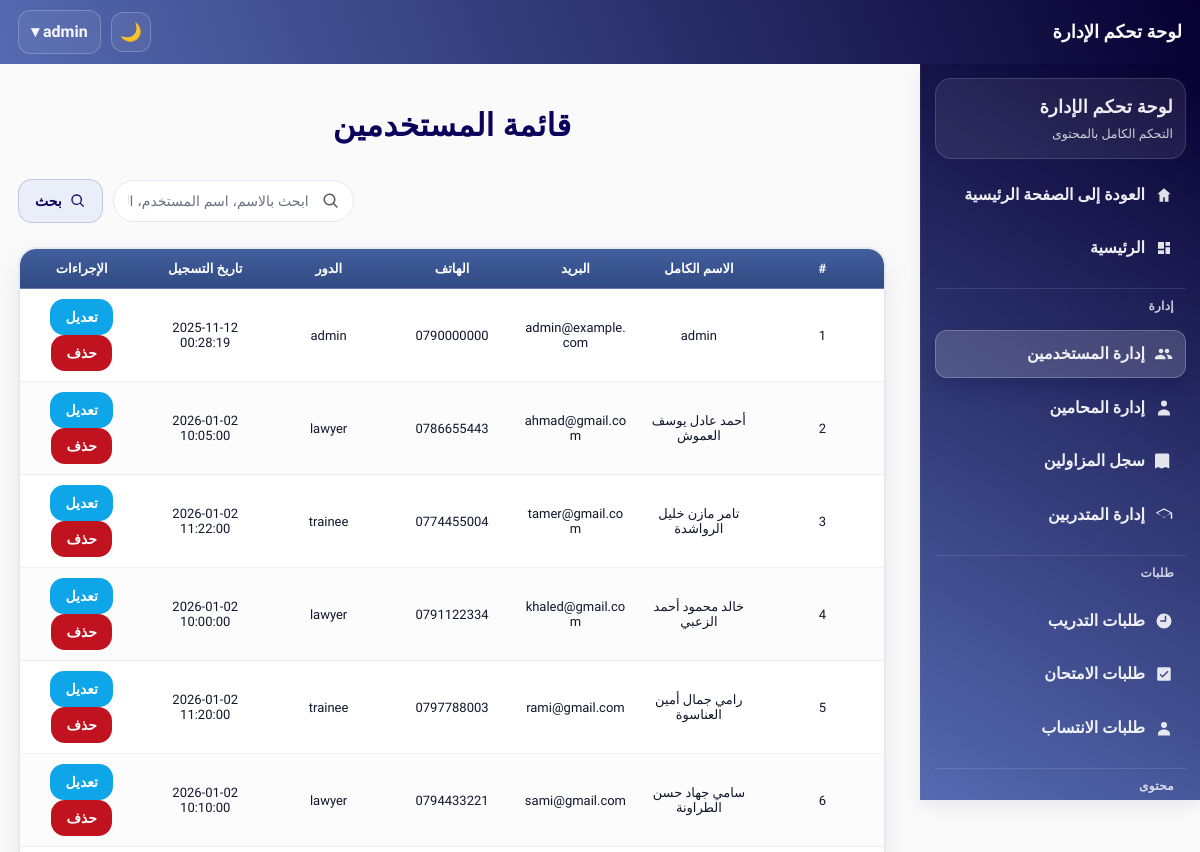
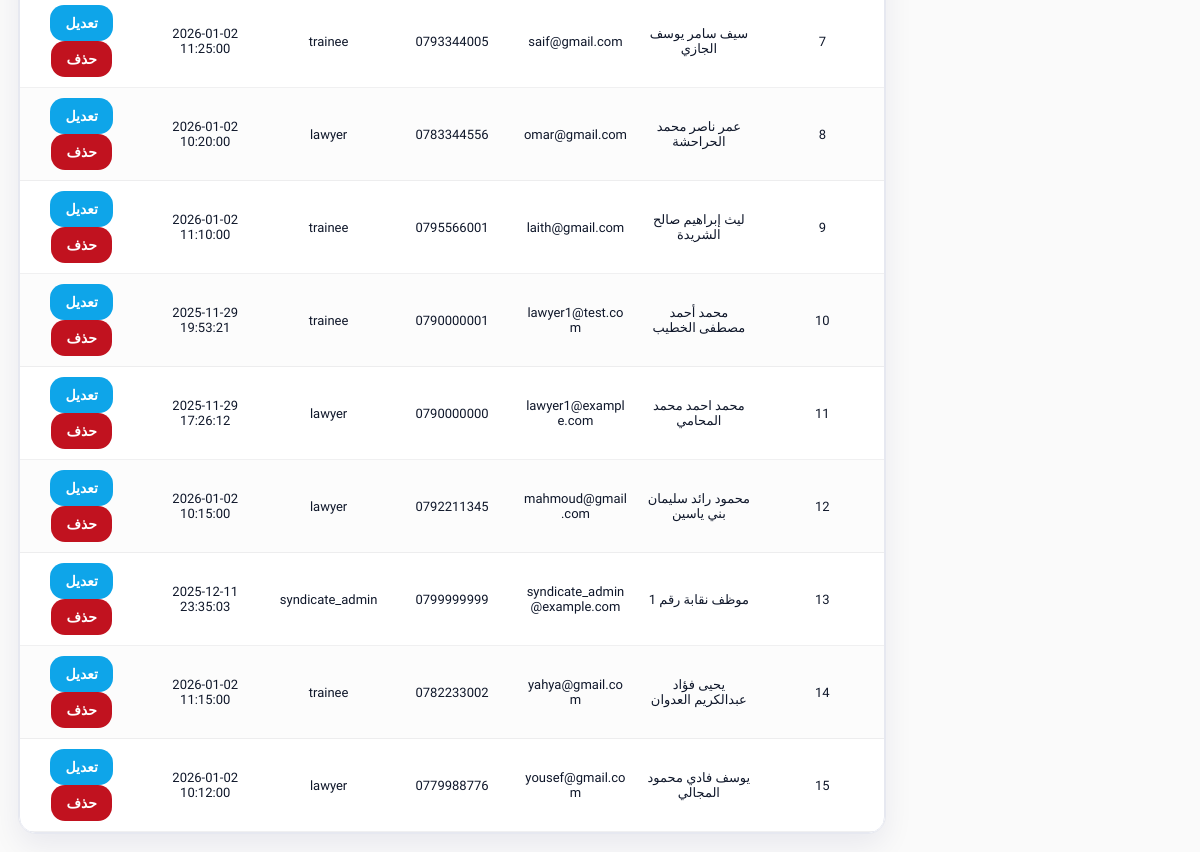
/admin/users/users.php (signed in), run on an earlier commit of the app's database (2 pictures, top to bottom).
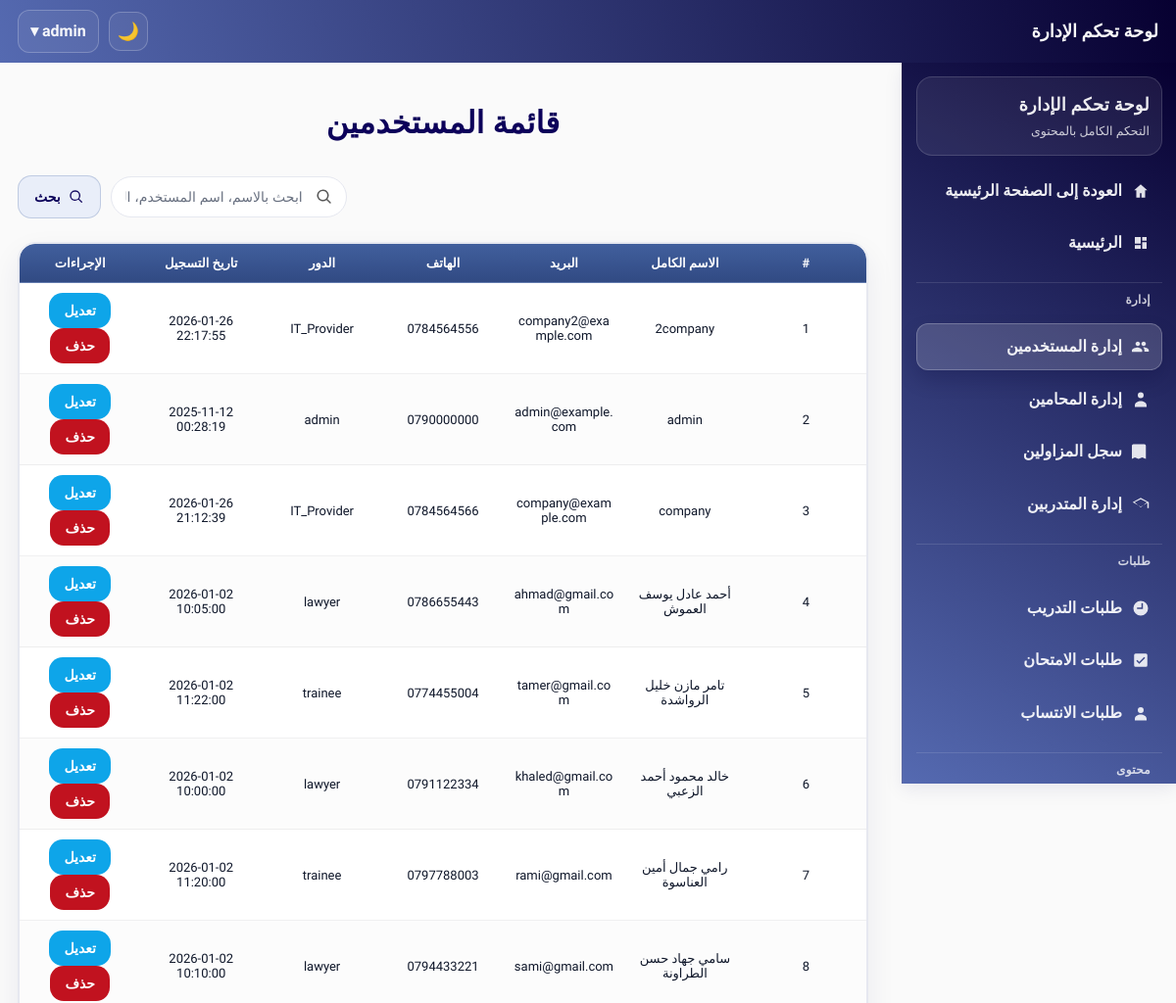
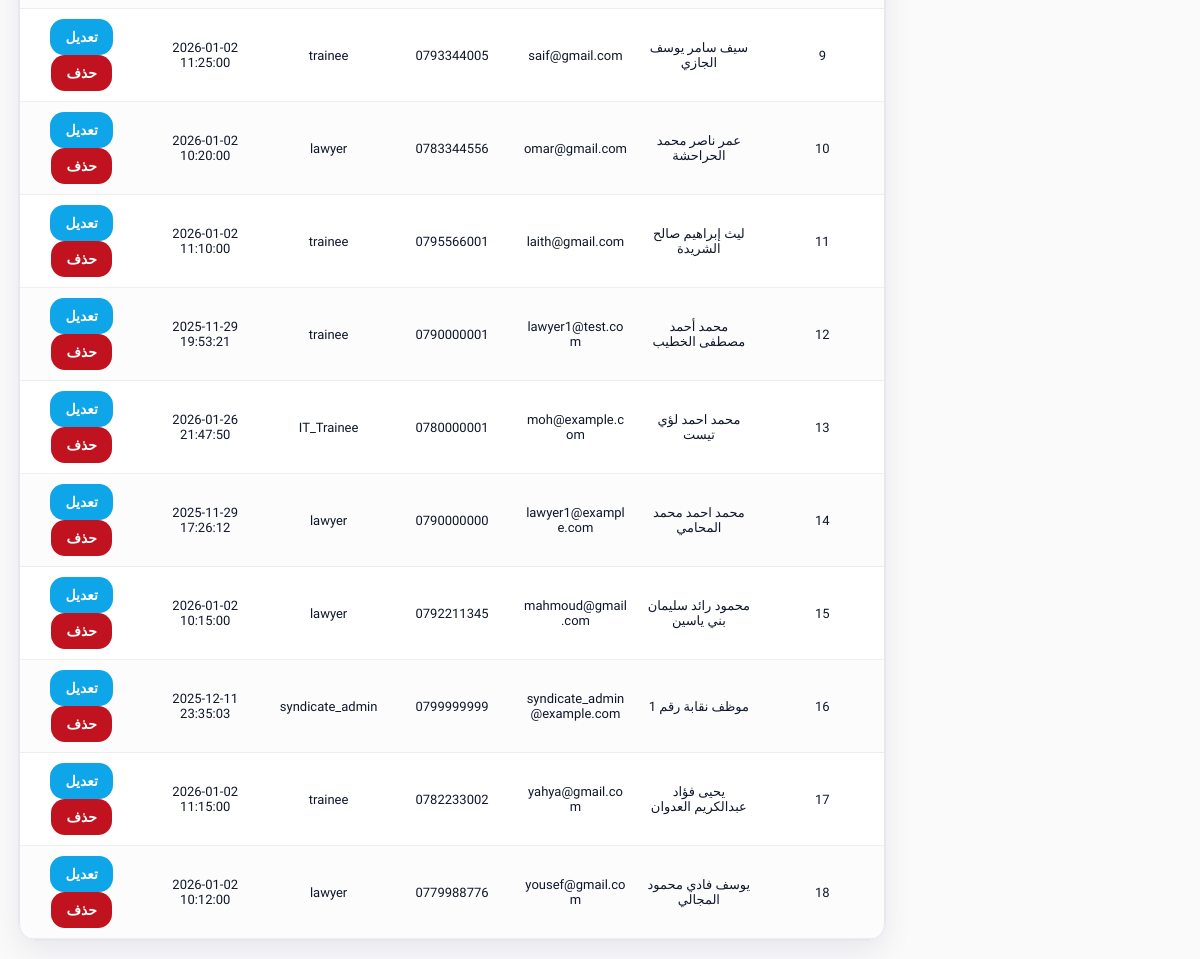
And on a later commit of the database (2 pictures, top to bottom).
### tables this page shows
CREATE TABLE `users` (
  `user_id` int(11) NOT NULL,
  `full_name` varchar(200) NOT NULL,
  `national_id` varchar(10) DEFAULT NULL,
  `phone` varchar(30) DEFAULT NULL,
  `email` varchar(150) DEFAULT NULL,
  `address` varchar(255) DEFAULT NULL,
  `password` varchar(255) NOT NULL,
  `role` enum('trainee','lawyer','admin','syndicate_admin','IT_Provider','IT_Trainee') NOT NULL DEFAULT 'trainee',
  `created_at` datetime NOT NULL DEFAULT current_timestamp(),
  `updated_at` datetime NOT NULL DEFAULT current_timestamp() ON UPDATE current_timestamp(),
  `profile_completed` tinyint(1) NOT NULL DEFAULT 0,
  `profile_completed_at` datetime DEFAULT NULL
);

### includes/theme_init.php (called while the page is built, shortened)
<?php
$theme = $_SESSION['site_theme'] ?? ($_COOKIE['site_theme'] ?? 'light');
$theme = ($theme === 'dark') ? 'dark' : 'light';
?>

### admin/users/users.php (the view, shortened to what this page needs)
<?php
require_once __DIR__ . '/../../includes/theme_init.php';
include("../includes/header.php");
$search = isset($_GET['search']) ? trim($_GET['search']) : '';
$query = "SELECT * FROM users";
$params = [];
$query .= " ORDER BY full_name ASC";
$stmt = $pdo->prepare($query);
$stmt->execute($params);
$users = $stmt->fetchAll(PDO::FETCH_ASSOC);
?>
<!DOCTYPE html>
<html lang="ar" dir="rtl">
<head>
<link rel="stylesheet" href="../../assets/css/admin.css">
</head>
<body data-theme="<?= htmlspecialchars($theme) ?>">
<div class="admin-container">
<?php include("../includes/sidebar.php"); ?>
<div class="container">
<h2>قائمة المستخدمين</h2>
<div class="admin-page-head">
  <form class="search-form" method="GET">
  <div class="search-input">
    <input type="text" name="search" placeholder="ابحث بالاسم، اسم المستخدم، البريد أو الهاتف..." value="<?= htmlspecialchars($search) ?>" class="search-field">
    <button type="submit" class="btn btn-soft"><svg class="btn-icon" viewBox="0 0 24 24" aria-hidden="true"><path d="M10 4a6 6 0 1 1 0 12A6 6 0 0 1 10 4m0-2a8 8 0 1 0 4.9 14.3l4.4 4.4a1 1 0 0 0 1.4-1.4l-4.4-4.4A8 8 0 0 0 10 2Z"/></svg><span>بحث</span></button>
</div>
</form>
</div>
<?php if ($users): ?>
<div class="table-card"><div class="table-wrap">
<table class="table">
<thead>
<tr>
    <th>#</th>
    <th>الاسم الكامل</th>
    <th>البريد</th>
    <th>الهاتف</th>
    <th>الدور</th>
    <th>تاريخ التسجيل</th>
    <th>الإجراءات</th>
</tr>
</thead>
<tbody>
<?php foreach ($users as $i => $u): ?>
<tr>
    <td><?= $i+1 ?></td>
    <td><?= htmlspecialchars($u['full_name']) ?></td>
    <td><?= htmlspecialchars($u['email'] ?? '-') ?></td>
    <td><?= htmlspecialchars($u['phone'] ?? '-') ?></td>
    <td><?= htmlspecialchars($u['role']) ?></td>
    <td><?= htmlspecialchars($u['created_at'] ?? '-') ?></td>
    <td>
        <a href="edit_user.php?id=<?= $u['user_id'] ?>" class="btn edit-btn">تعديل</a>
        <a href="delete_user.php?id=<?= $u['user_id'] ?>" class="btn delete-btn" onclick="return confirm('هل أنت متأكد من حذف هذا المستخدم؟')">حذف</a>
    </td>
</tr>
<?php endforeach; ?>
</tbody>
</table>
</div></div>
<?php else: ?>
<p class="no-data">لا توجد نتائج مطابقة.</p>
<?php endif; ?>
</div>
</div>
</body>
</html>

### admin/includes/header.php (shortened to what this page needs)
<header class="admin-header">
  <h2>لوحة تحكم الإدارة</h2>
  <div class="user-info">
    <a class="dash-theme-toggle" href="/mutadarrib/toggle_theme.php?redirect=<?= urlencode($_SERVER['REQUEST_URI'] ?? '../index.php') ?>" aria-label="تبديل الوضع" title="تبديل الوضع"><?= ($theme === 'dark') ? '☀️' : '🌙' ?></a>
    <details class="dash-user-dropdown">
      <summary class="dash-user-toggle">
        <?= htmlspecialchars($_SESSION['full_name'] ?? '') ?> ▾
      </summary>
    </details>
  </div>
</header>

### admin/includes/sidebar.php (shortened to what this page needs)
<?php
$currentPath = $_SERVER['PHP_SELF'] ?? '';
function is_active($needle, $currentPath)
{
  return (strpos($currentPath, $needle) !== false) ? 'active' : '';
}
?>
<aside class="admin-sidebar" aria-label="القائمة الجانبية">
  <div class="sidebar-brand">
    <div class="sidebar-title">لوحة تحكم الإدارة</div>
    <div class="sidebar-subtitle">التحكم الكامل بالمحتوى</div>
  </div>
  <ul class="sidebar-nav">
    <li><a class="<?= is_active('/index.php', $currentPath) ?>" href="/mutadarrib/index.php" data-icon="home">العودة إلى الصفحة الرئيسية</a></li>
    <li><a class="<?= is_active('/admin/dashboard.php', $currentPath) ?>" href="/mutadarrib/admin/dashboard.php" data-icon="dashboard">الرئيسية</a></li>
    <li class="sidebar-section">إدارة</li>
    <li><a class="<?= is_active('/admin/users/', $currentPath) ?>" href="/mutadarrib/admin/users/users.php" data-icon="users">إدارة المستخدمين</a></li>
    <li><a class="<?= is_active('/admin/lawyers/lawyers.php', $currentPath) ?>" href="/mutadarrib/admin/lawyers/lawyers.php" data-icon="lawyer">إدارة المحامين</a></li>
    <li><a class="<?= is_active('/admin/lawyers/syndicate_lawyers.php', $currentPath) ?>" href="/mutadarrib/admin/lawyers/syndicate_lawyers.php" data-icon="registry">سجل المزاولين</a></li>
    <li><a class="<?= is_active('/admin/trainees/', $currentPath) ?>" href="/mutadarrib/admin/trainees/trainees.php" data-icon="trainee">إدارة المتدربين</a></li>
    <li class="sidebar-section">طلبات</li>
    <li><a class="<?= is_active('/admin/training_applications.php', $currentPath) ?>" href="/mutadarrib/admin/training_applications.php" data-icon="training">طلبات التدريب</a></li>
    <li><a class="<?= is_active('/admin/exams.php', $currentPath) ?>" href="/mutadarrib/admin/exams.php" data-icon="exam">طلبات الامتحان</a></li>
    <li><a class="<?= is_active('/admin/membership/', $currentPath) ?>" href="/mutadarrib/admin/membership/requests.php" data-icon="membership">طلبات الانتساب</a></li>
    <li class="sidebar-section">محتوى</li>
  </ul>
</aside>

### assets/css/theme.css (style rules this page uses)
:root { --bg: #fafafa; --surface: #ffffff; --primary: #415f9d; --primary-700: #314a83; --primary-800: #283f74; --ink: #0c005a; --text: #141827; --muted: #5b6475; --border: #e6e8f0; --border-strong: #d5d8e2; --shadow: 0 10px 30px rgba(12, 0, 90, 0.10); --shadow-sm: 0 6px 18px rgba(12, 0, 90, 0.08); --success: #2d6a4f; --danger: #c1121f; --warning: #f59f00; --info: #0ea5e9; --radius: 16px; --radius-sm: 12px; --radius-xs: 10px; --header-h: 64px; --sidebar-w: 280px; --container: 1200px; --footer-h: 42px; }
* { box-sizing: border-box; }
html, body { height: 100%; }
body { margin: 0; font-family: 'Cairo', system-ui, -apple-system, 'Segoe UI', Arial, sans-serif; background: var(--bg); color: var(--text); direction: rtl; line-height: 1.6; min-height: 100vh; display: flex; flex-direction: column; }
a { color: inherit; text-decoration: none; }
h1, h2, h3, h4 { color: var(--ink); margin: 0 0 10px 0; line-height: 1.25; }
:where(input, select, textarea) { width: 100%; padding: 10px 12px; border-radius: var(--radius-xs); border: 1px solid var(--border-strong); background: var(--surface); color: var(--text); outline: none; }
:where(input, select, textarea):focus { border-color: rgba(65, 95, 157, 0.55); box-shadow: 0 0 0 4px rgba(65, 95, 157, 0.12); }
button { font-family: inherit; }
.btn, button { display: inline-flex; align-items: center; justify-content: center; gap: 8px; padding: 10px 14px; border-radius: var(--radius-xs); border: 1px solid transparent; background: var(--primary); color: #fff; cursor: pointer; transition: transform .08s ease, box-shadow .18s ease, background .18s ease, border-color .18s ease, opacity .18s ease; }
.table, table { width: 100%; border-collapse: collapse; background: var(--surface); border: 1px solid var(--border); border-radius: var(--radius); overflow: hidden; }
.table th, .table td, table th, table td { padding: 10px 12px; text-align: center; border-bottom: 1px solid var(--border); vertical-align: middle; font-size: 14px; }
.table thead th, table thead th { background: linear-gradient(0deg, #070031, #556ab1); color: #fff; border-bottom: 1px solid rgba(255,255,255,0.18); }
.container { width: min(92vw, var(--container)); margin-inline: auto; margin-top: 50px; }
:where(a, button, input, select, textarea):focus-visible { outline: 3px solid rgba(65, 95, 157, 0.35); outline-offset: 2px; }

What changed in the data, as far as the page shows it:
added users: full_name "2company", email "company2@example.com", phone "0784564556", role "IT_Provider", created_at "2026-01-26 22:17:55"
added users: full_name "company", email "company@example.com", phone "0784564566", role "IT_Provider", created_at "2026-01-26 21:12:39"
added users: full_name "محمد احمد لؤي تيست", email "moh@example.com", phone "0780000001", role "IT_Trainee", created_at "2026-01-26 21:47:50"
